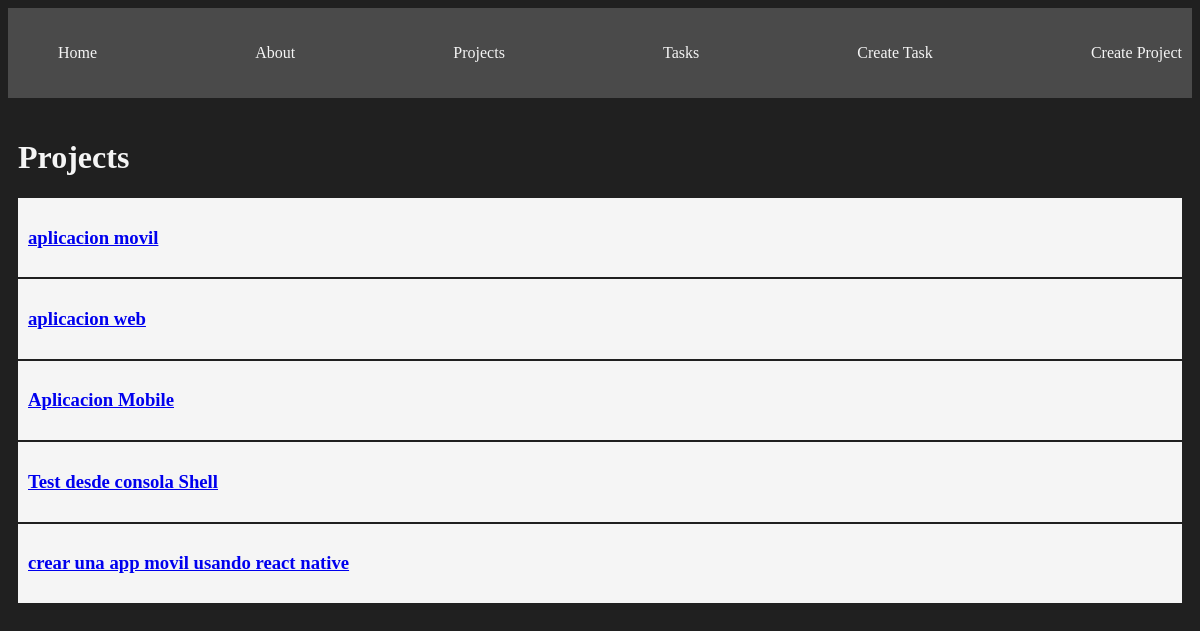
The page /projects/ on the database as committed earlier.
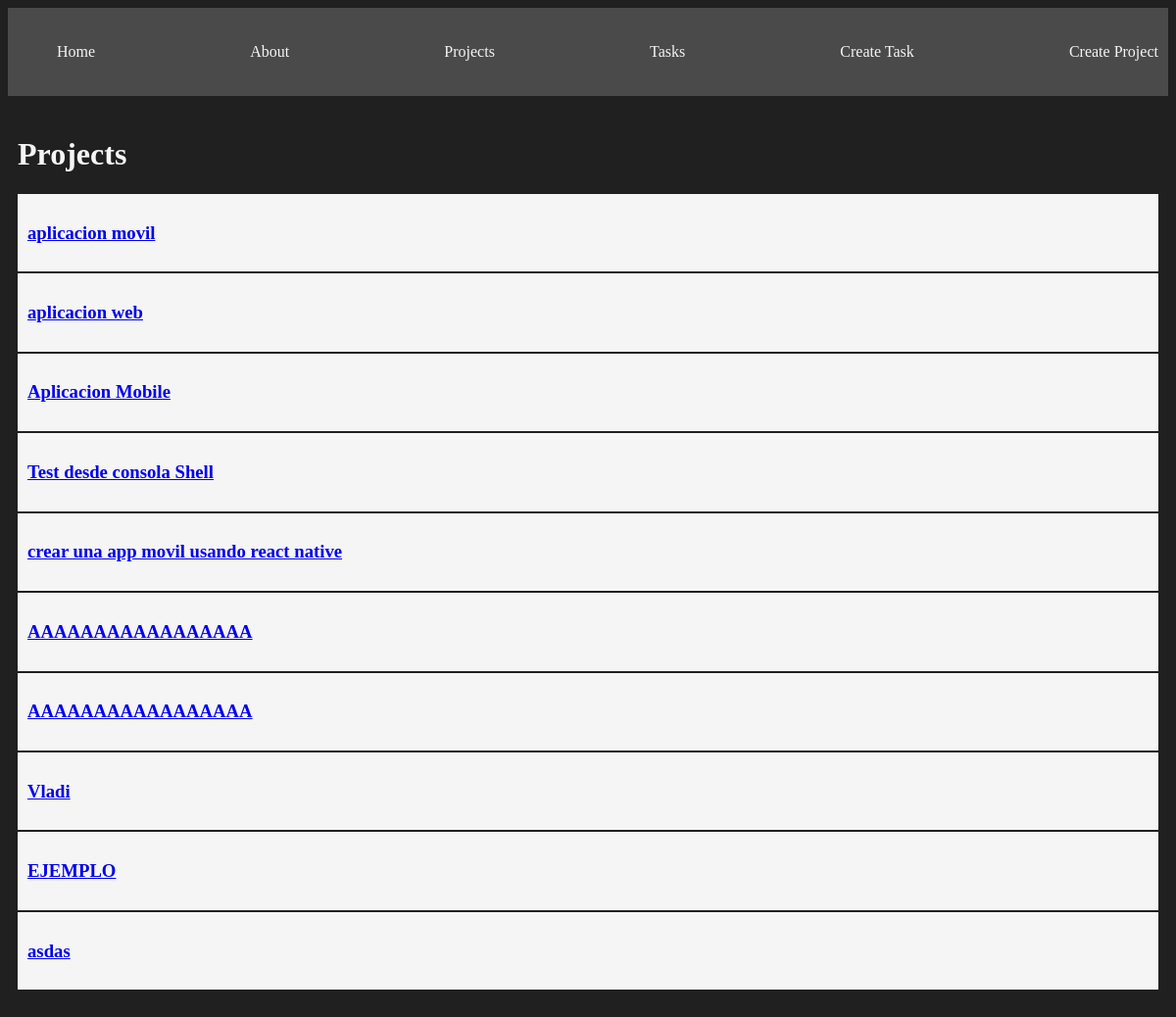
The same page on the database as committed later.
### myapp/models.py (models this page shows, shortened)
class Project(models.Model):
    name = models.CharField(max_length=200)

### myapp/views.py (the view)
# urls.py: path('projects/', views.projects, name="projects"),
def projects(request):
    projects = Project.objects.all()
    return render(request, "projects/projects.html", {"projects": projects})

### myapp/templates/projects/projects.html
{% extends 'layouts/base.html' %}
{% block content %}
<h1>Projects</h1>
<article>
{% for project in projects %}
    <article class="card">
    <a href="{% url 'project_detail' project.id %}">
        <h1>{{project.name}}</h1>
    </a>
    </article>
{% endfor%}
</article>
{% endblock %}

Rows that differ between the two databases and show on the page:
added Project: name "AAAAAAAAAAAAAAAAA"
added Project: name "AAAAAAAAAAAAAAAAA"
added Project: name "Vladi"
added Project: name "EJEMPLO"
added Project: name "asdas"
